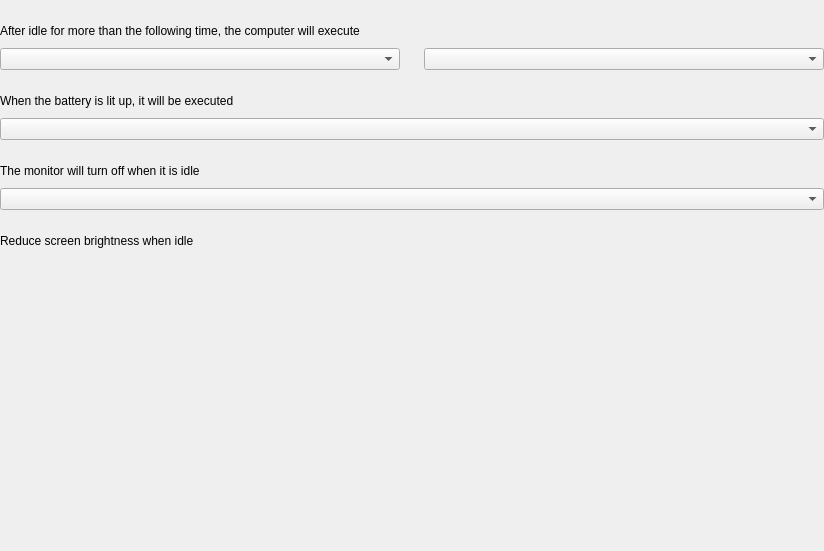
<?xml version="1.0" encoding="UTF-8"?>
<ui version="4.0">
 <class>BatterySettingsPage</class>
 <widget class="QWidget" name="BatterySettingsPage">
  <property name="geometry">
   <rect>
    <x>0</x>
    <y>0</y>
    <width>824</width>
    <height>551</height>
   </rect>
  </property>
  <property name="windowTitle">
   <string>BatterySettingsPage</string>
  </property>
  <layout class="QVBoxLayout" name="verticalLayout">
   <property name="spacing">
    <number>0</number>
   </property>
   <property name="leftMargin">
    <number>0</number>
   </property>
   <property name="topMargin">
    <number>0</number>
   </property>
   <property name="rightMargin">
    <number>0</number>
   </property>
   <property name="bottomMargin">
    <number>0</number>
   </property>
   <item>
    <layout class="QHBoxLayout" name="horizontalLayout">
     <property name="spacing">
      <number>0</number>
     </property>
     <property name="topMargin">
      <number>24</number>
     </property>
     <item>
      <widget class="QLabel" name="label">
       <property name="text">
        <string>After idle for more than the following time, the computer will execute</string>
       </property>
      </widget>
     </item>
    </layout>
   </item>
   <item>
    <layout class="QHBoxLayout" name="horizontalLayout_2">
     <property name="spacing">
      <number>24</number>
     </property>
     <property name="topMargin">
      <number>10</number>
     </property>
     <item>
      <widget class="QComboBox" name="comboBox"/>
     </item>
     <item>
      <widget class="QComboBox" name="comboBox_2"/>
     </item>
    </layout>
   </item>
   <item>
    <layout class="QHBoxLayout" name="horizontalLayout_3">
     <property name="spacing">
      <number>0</number>
     </property>
     <property name="topMargin">
      <number>24</number>
     </property>
     <item>
      <widget class="QLabel" name="label_2">
       <property name="text">
        <string>When the battery is lit up, it will be executed</string>
       </property>
      </widget>
     </item>
    </layout>
   </item>
   <item>
    <layout class="QHBoxLayout" name="horizontalLayout_4">
     <property name="spacing">
      <number>0</number>
     </property>
     <property name="topMargin">
      <number>10</number>
     </property>
     <item>
      <widget class="QComboBox" name="comboBox_3"/>
     </item>
    </layout>
   </item>
   <item>
    <layout class="QHBoxLayout" name="horizontalLayout_5">
     <property name="spacing">
      <number>0</number>
     </property>
     <property name="topMargin">
      <number>24</number>
     </property>
     <item>
      <widget class="QLabel" name="label_3">
       <property name="text">
        <string>The monitor will turn off when it is idle</string>
       </property>
      </widget>
     </item>
    </layout>
   </item>
   <item>
    <layout class="QHBoxLayout" name="horizontalLayout_6">
     <property name="spacing">
      <number>0</number>
     </property>
     <property name="topMargin">
      <number>10</number>
     </property>
     <item>
      <widget class="QComboBox" name="comboBox_4"/>
     </item>
    </layout>
   </item>
   <item>
    <layout class="QHBoxLayout" name="horizontalLayout_7">
     <property name="spacing">
      <number>0</number>
     </property>
     <property name="topMargin">
      <number>24</number>
     </property>
     <item>
      <widget class="QLabel" name="label_4">
       <property name="text">
        <string>Reduce screen brightness when idle</string>
       </property>
      </widget>
     </item>
    </layout>
   </item>
   <item>
    <spacer name="verticalSpacer">
     <property name="orientation">
      <enum>Qt::Vertical</enum>
     </property>
     <property name="sizeHint" stdset="0">
      <size>
       <width>20</width>
       <height>40</height>
      </size>
     </property>
    </spacer>
   </item>
  </layout>
 </widget>
 <resources/>
 <connections/>
</ui>
